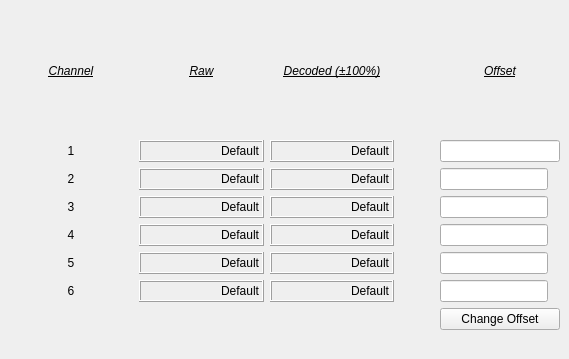
    <widget class="QWidget" name="stream_strain">
     <attribute name="title">
      <string>Strain Amp</string>
     </attribute>
     <widget class="QWidget" name="gridLayoutWidget_9">
      <property name="geometry">
       <rect>
        <x>9</x>
        <y>9</y>
        <width>551</width>
        <height>341</height>
       </rect>
      </property>
      <layout class="QGridLayout" name="gridLayout_10">
       <item row="6" column="4">
        <widget class="QLineEdit" name="strain_offs_ch6">
         <property name="sizePolicy">
          <sizepolicy hsizetype="Fixed" vsizetype="Fixed">
           <horstretch>0</horstretch>
           <verstretch>0</verstretch>
          </sizepolicy>
         </property>
         <property name="alignment">
          <set>Qt::AlignRight|Qt::AlignTrailing|Qt::AlignVCenter</set>
         </property>
        </widget>
       </item>
       <item row="5" column="4">
        <widget class="QLineEdit" name="strain_offs_ch5">
         <property name="sizePolicy">
          <sizepolicy hsizetype="Fixed" vsizetype="Fixed">
           <horstretch>0</horstretch>
           <verstretch>0</verstretch>
          </sizepolicy>
         </property>
         <property name="alignment">
          <set>Qt::AlignRight|Qt::AlignTrailing|Qt::AlignVCenter</set>
         </property>
        </widget>
       </item>
       <item row="5" column="0">
        <widget class="QLabel" name="label_67">
         <property name="layoutDirection">
          <enum>Qt::LeftToRight</enum>
         </property>
         <property name="text">
          <string>5</string>
         </property>
         <property name="alignment">
          <set>Qt::AlignCenter</set>
         </property>
        </widget>
       </item>
       <item row="0" column="1">
        <widget class="QLabel" name="label_32">
         <property name="text">
          <string>&lt;html&gt;&lt;head/&gt;&lt;body&gt;&lt;p&gt;&lt;span style=&quot; font-style:italic; text-decoration: underline;&quot;&gt;Raw&lt;/span&gt;&lt;/p&gt;&lt;/body&gt;&lt;/html&gt;</string>
         </property>
         <property name="alignment">
          <set>Qt::AlignCenter</set>
         </property>
        </widget>
       </item>
       <item row="6" column="1">
        <widget class="QLabel" name="disp_strain_ch6">
         <property name="autoFillBackground">
          <bool>false</bool>
         </property>
         <property name="frameShape">
          <enum>QFrame::Box</enum>
         </property>
         <property name="frameShadow">
          <enum>QFrame::Raised</enum>
         </property>
         <property name="lineWidth">
          <number>1</number>
         </property>
         <property name="text">
          <string>Default</string>
         </property>
         <property name="alignment">
          <set>Qt::AlignRight|Qt::AlignTrailing|Qt::AlignVCenter</set>
         </property>
        </widget>
       </item>
       <item row="1" column="1">
        <widget class="QLabel" name="disp_strain_ch1">
         <property name="autoFillBackground">
          <bool>false</bool>
         </property>
         <property name="frameShape">
          <enum>QFrame::Box</enum>
         </property>
         <property name="frameShadow">
          <enum>QFrame::Raised</enum>
         </property>
         <property name="lineWidth">
          <number>1</number>
         </property>
         <property name="text">
          <string>Default</string>
         </property>
         <property name="alignment">
          <set>Qt::AlignRight|Qt::AlignTrailing|Qt::AlignVCenter</set>
         </property>
        </widget>
       </item>
       <item row="5" column="2">
        <widget class="QLabel" name="disp_strain_ch5_d">
         <property name="autoFillBackground">
          <bool>false</bool>
         </property>
         <property name="frameShape">
          <enum>QFrame::Box</enum>
         </property>
         <property name="frameShadow">
          <enum>QFrame::Raised</enum>
         </property>
         <property name="lineWidth">
          <number>1</number>
         </property>
         <property name="text">
          <string>Default</string>
         </property>
         <property name="alignment">
          <set>Qt::AlignRight|Qt::AlignTrailing|Qt::AlignVCenter</set>
         </property>
        </widget>
       </item>
       <item row="6" column="2">
        <widget class="QLabel" name="disp_strain_ch6_d">
         <property name="autoFillBackground">
          <bool>false</bool>
         </property>
         <property name="frameShape">
          <enum>QFrame::Box</enum>
         </property>
         <property name="frameShadow">
          <enum>QFrame::Raised</enum>
         </property>
         <property name="lineWidth">
          <number>1</number>
         </property>
         <property name="text">
          <string>Default</string>
         </property>
         <property name="alignment">
          <set>Qt::AlignRight|Qt::AlignTrailing|Qt::AlignVCenter</set>
         </property>
        </widget>
       </item>
       <item row="0" column="0">
        <widget class="QLabel" name="label_33">
         <property name="text">
          <string>&lt;html&gt;&lt;head/&gt;&lt;body&gt;&lt;p&gt;&lt;span style=&quot; font-style:italic; text-decoration: underline;&quot;&gt;Channel&lt;/span&gt;&lt;/p&gt;&lt;/body&gt;&lt;/html&gt;</string>
         </property>
         <property name="alignment">
          <set>Qt::AlignCenter</set>
         </property>
        </widget>
       </item>
       <item row="1" column="2">
        <widget class="QLabel" name="disp_strain_ch1_d">
         <property name="autoFillBackground">
          <bool>false</bool>
         </property>
         <property name="frameShape">
          <enum>QFrame::Box</enum>
         </property>
         <property name="frameShadow">
          <enum>QFrame::Raised</enum>
         </property>
         <property name="lineWidth">
          <number>1</number>
         </property>
         <property name="text">
          <string>Default</string>
         </property>
         <property name="alignment">
          <set>Qt::AlignRight|Qt::AlignTrailing|Qt::AlignVCenter</set>
         </property>
        </widget>
       </item>
       <item row="2" column="0">
        <widget class="QLabel" name="label_35">
         <property name="layoutDirection">
          <enum>Qt::LeftToRight</enum>
         </property>
         <property name="text">
          <string>2</string>
         </property>
         <property name="alignment">
          <set>Qt::AlignCenter</set>
         </property>
        </widget>
       </item>
       <item row="0" column="4">
        <widget class="QLabel" name="label_68">
         <property name="text">
          <string>&lt;html&gt;&lt;head/&gt;&lt;body&gt;&lt;p&gt;&lt;span style=&quot; font-style:italic; text-decoration: underline;&quot;&gt;Offset&lt;/span&gt;&lt;/p&gt;&lt;/body&gt;&lt;/html&gt;</string>
         </property>
         <property name="alignment">
          <set>Qt::AlignCenter</set>
         </property>
        </widget>
       </item>
       <item row="4" column="0">
        <widget class="QLabel" name="label_70">
         <property name="layoutDirection">
          <enum>Qt::LeftToRight</enum>
         </property>
         <property name="text">
          <string>4</string>
         </property>
         <property name="alignment">
          <set>Qt::AlignCenter</set>
         </property>
        </widget>
       </item>
       <item row="5" column="1">
        <widget class="QLabel" name="disp_strain_ch5">
         <property name="autoFillBackground">
          <bool>false</bool>
         </property>
         <property name="frameShape">
          <enum>QFrame::Box</enum>
         </property>
         <property name="frameShadow">
          <enum>QFrame::Raised</enum>
         </property>
         <property name="lineWidth">
          <number>1</number>
         </property>
         <property name="text">
          <string>Default</string>
         </property>
         <property name="alignment">
          <set>Qt::AlignRight|Qt::AlignTrailing|Qt::AlignVCenter</set>
         </property>
        </widget>
       </item>
       <item row="3" column="0">
        <widget class="QLabel" name="label_36">
         <property name="layoutDirection">
          <enum>Qt::LeftToRight</enum>
         </property>
         <property name="text">
          <string>3</string>
         </property>
         <property name="alignment">
          <set>Qt::AlignCenter</set>
         </property>
        </widget>
       </item>
       <item row="6" column="0">
        <widget class="QLabel" name="label_69">
         <property name="layoutDirection">
          <enum>Qt::LeftToRight</enum>
         </property>
         <property name="text">
          <string>6</string>
         </property>
         <property name="alignment">
          <set>Qt::AlignCenter</set>
         </property>
        </widget>
       </item>
       <item row="0" column="2">
        <widget class="QLabel" name="label_31">
         <property name="text">
          <string>&lt;html&gt;&lt;head/&gt;&lt;body&gt;&lt;p&gt;&lt;span style=&quot; font-style:italic; text-decoration: underline;&quot;&gt;Decoded (±100%)&lt;/span&gt;&lt;/p&gt;&lt;/body&gt;&lt;/html&gt;</string>
         </property>
         <property name="alignment">
          <set>Qt::AlignCenter</set>
         </property>
        </widget>
       </item>
       <item row="1" column="0">
        <widget class="QLabel" name="label_34">
         <property name="layoutDirection">
          <enum>Qt::LeftToRight</enum>
         </property>
         <property name="text">
          <string>1</string>
         </property>
         <property name="alignment">
          <set>Qt::AlignCenter</set>
         </property>
        </widget>
       </item>
       <item row="2" column="1">
        <widget class="QLabel" name="disp_strain_ch2">
         <property name="autoFillBackground">
          <bool>false</bool>
         </property>
         <property name="frameShape">
          <enum>QFrame::Box</enum>
         </property>
         <property name="frameShadow">
          <enum>QFrame::Raised</enum>
         </property>
         <property name="lineWidth">
          <number>1</number>
         </property>
         <property name="text">
          <string>Default</string>
         </property>
         <property name="alignment">
          <set>Qt::AlignRight|Qt::AlignTrailing|Qt::AlignVCenter</set>
         </property>
        </widget>
       </item>
       <item row="3" column="1">
        <widget class="QLabel" name="disp_strain_ch3">
         <property name="autoFillBackground">
          <bool>false</bool>
         </property>
         <property name="frameShape">
          <enum>QFrame::Box</enum>
         </property>
         <property name="frameShadow">
          <enum>QFrame::Raised</enum>
         </property>
         <property name="lineWidth">
          <number>1</number>
         </property>
         <property name="text">
          <string>Default</string>
         </property>
         <property name="alignment">
          <set>Qt::AlignRight|Qt::AlignTrailing|Qt::AlignVCenter</set>
         </property>
        </widget>
       </item>
       <item row="3" column="2">
        <widget class="QLabel" name="disp_strain_ch3_d">
         <property name="autoFillBackground">
          <bool>false</bool>
         </property>
         <property name="frameShape">
          <enum>QFrame::Box</enum>
         </property>
         <property name="frameShadow">
          <enum>QFrame::Raised</enum>
         </property>
         <property name="lineWidth">
          <number>1</number>
         </property>
         <property name="text">
          <string>Default</string>
         </property>
         <property name="alignment">
          <set>Qt::AlignRight|Qt::AlignTrailing|Qt::AlignVCenter</set>
         </property>
        </widget>
       </item>
       <item row="2" column="2">
        <widget class="QLabel" name="disp_strain_ch2_d">
         <property name="autoFillBackground">
          <bool>false</bool>
         </property>
         <property name="frameShape">
          <enum>QFrame::Box</enum>
         </property>
         <property name="frameShadow">
          <enum>QFrame::Raised</enum>
         </property>
         <property name="lineWidth">
          <number>1</number>
         </property>
         <property name="text">
          <string>Default</string>
         </property>
         <property name="alignment">
          <set>Qt::AlignRight|Qt::AlignTrailing|Qt::AlignVCenter</set>
         </property>
        </widget>
       </item>
       <item row="4" column="2">
        <widget class="QLabel" name="disp_strain_ch4_d">
         <property name="autoFillBackground">
          <bool>false</bool>
         </property>
         <property name="frameShape">
          <enum>QFrame::Box</enum>
         </property>
         <property name="frameShadow">
          <enum>QFrame::Raised</enum>
         </property>
         <property name="lineWidth">
          <number>1</number>
         </property>
         <property name="text">
          <string>Default</string>
         </property>
         <property name="alignment">
          <set>Qt::AlignRight|Qt::AlignTrailing|Qt::AlignVCenter</set>
         </property>
        </widget>
       </item>
       <item row="4" column="1">
        <widget class="QLabel" name="disp_strain_ch4">
         <property name="autoFillBackground">
          <bool>false</bool>
         </property>
         <property name="frameShape">
          <enum>QFrame::Box</enum>
         </property>
         <property name="frameShadow">
          <enum>QFrame::Raised</enum>
         </property>
         <property name="lineWidth">
          <number>1</number>
         </property>
         <property name="text">
          <string>Default</string>
         </property>
         <property name="alignment">
          <set>Qt::AlignRight|Qt::AlignTrailing|Qt::AlignVCenter</set>
         </property>
        </widget>
       </item>
       <item row="8" column="4">
        <spacer name="horizontalSpacer_7">
         <property name="orientation">
          <enum>Qt::Horizontal</enum>
         </property>
         <property name="sizeType">
          <enum>QSizePolicy::Fixed</enum>
         </property>
         <property name="sizeHint" stdset="0">
          <size>
           <width>120</width>
           <height>20</height>
          </size>
         </property>
        </spacer>
       </item>
       <item row="8" column="1">
        <spacer name="horizontalSpacer_5">
         <property name="orientation">
          <enum>Qt::Horizontal</enum>
         </property>
         <property name="sizeType">
          <enum>QSizePolicy::Fixed</enum>
         </property>
         <property name="sizeHint" stdset="0">
          <size>
           <width>120</width>
           <height>20</height>
          </size>
         </property>
        </spacer>
       </item>
       <item row="8" column="2">
        <spacer name="horizontalSpacer_4">
         <property name="orientation">
          <enum>Qt::Horizontal</enum>
         </property>
         <property name="sizeType">
          <enum>QSizePolicy::Fixed</enum>
         </property>
         <property name="sizeHint" stdset="0">
          <size>
           <width>120</width>
           <height>20</height>
          </size>
         </property>
        </spacer>
       </item>
       <item row="8" column="3">
        <spacer name="horizontalSpacer_6">
         <property name="orientation">
          <enum>Qt::Horizontal</enum>
         </property>
         <property name="sizeType">
          <enum>QSizePolicy::Fixed</enum>
         </property>
         <property name="sizeHint" stdset="0">
          <size>
           <width>40</width>
           <height>20</height>
          </size>
         </property>
        </spacer>
       </item>
       <item row="7" column="4">
        <widget class="QPushButton" name="stream_SA_RefreshOffset">
         <property name="text">
          <string>Change Offset</string>
         </property>
        </widget>
       </item>
       <item row="3" column="4">
        <widget class="QLineEdit" name="strain_offs_ch3">
         <property name="sizePolicy">
          <sizepolicy hsizetype="Fixed" vsizetype="Fixed">
           <horstretch>0</horstretch>
           <verstretch>0</verstretch>
          </sizepolicy>
         </property>
         <property name="alignment">
          <set>Qt::AlignRight|Qt::AlignTrailing|Qt::AlignVCenter</set>
         </property>
        </widget>
       </item>
       <item row="1" column="4">
        <widget class="QLineEdit" name="strain_offs_ch1">
         <property name="sizePolicy">
          <sizepolicy hsizetype="Preferred" vsizetype="Fixed">
           <horstretch>0</horstretch>
           <verstretch>0</verstretch>
          </sizepolicy>
         </property>
         <property name="minimumSize">
          <size>
           <width>0</width>
           <height>0</height>
          </size>
         </property>
         <property name="sizeIncrement">
          <size>
           <width>100</width>
           <height>0</height>
          </size>
         </property>
         <property name="baseSize">
          <size>
           <width>100</width>
           <height>0</height>
          </size>
         </property>
         <property name="alignment">
          <set>Qt::AlignRight|Qt::AlignTrailing|Qt::AlignVCenter</set>
         </property>
        </widget>
       </item>
       <item row="2" column="4">
        <widget class="QLineEdit" name="strain_offs_ch2">
         <property name="sizePolicy">
          <sizepolicy hsizetype="Fixed" vsizetype="Fixed">
           <horstretch>0</horstretch>
           <verstretch>0</verstretch>
          </sizepolicy>
         </property>
         <property name="alignment">
          <set>Qt::AlignRight|Qt::AlignTrailing|Qt::AlignVCenter</set>
         </property>
        </widget>
       </item>
       <item row="4" column="4">
        <widget class="QLineEdit" name="strain_offs_ch4">
         <property name="sizePolicy">
          <sizepolicy hsizetype="Fixed" vsizetype="Fixed">
           <horstretch>0</horstretch>
           <verstretch>0</verstretch>
          </sizepolicy>
         </property>
         <property name="alignment">
          <set>Qt::AlignRight|Qt::AlignTrailing|Qt::AlignVCenter</set>
         </property>
        </widget>
       </item>
      </layout>
     </widget>
    </widget>
